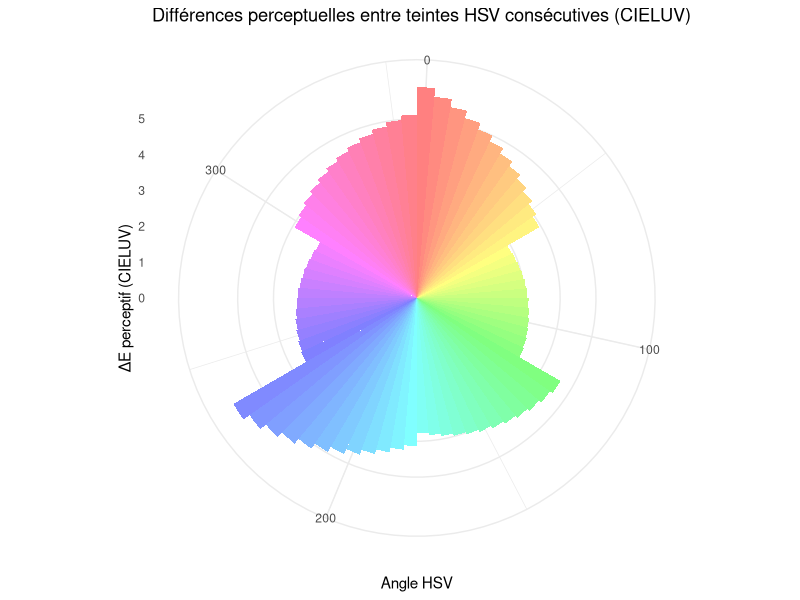

Source code (R):
library(dplyr)
library(colorspace)
library(ggplot2)
library(tidyr)

# Exemple : 36 couleurs autour du cercle (tous les 10°)
n_colors <- 72
angles <- seq(0, 355, length.out = n_colors)  # HSV Hues

# Générer les HSV → RGB → hex pour couleur
hsv_colors <- HSV(H = angles, S = 0.5, V = 1)
rgb_colors <- as(hsv_colors, "RGB")
hex_colors <- hex(rgb_colors)

# Mettre dans un data frame
df <- data.frame(
  color_angle = angles,
  H = angles,
  S = 0.5,
  V = 1
)
df <- df |>
  mutate(
    color = hsv(h = H/360, 0.5, 1))

# Fonction pour convertir HSV en CIELUV coords
hsv_to_luv_coords <- function(h, s, v) {
  hsv_col <- HSV(H = h, S = s, V = v)
  rgb_col <- as(hsv_col, "RGB")
  luv_col <- as(rgb_col, "LUV")
  return(luv_col@coords)
}

# Calcule la distance ΔE (LUV) entre chaque couleur et la suivante
df <- df %>%
  rowwise() %>%
  mutate(
    LUV_coords = list(hsv_to_luv_coords(H, S, V)),
    L = LUV_coords[1],
    u = LUV_coords[2],
    v = LUV_coords[3]
  ) %>%
  ungroup()


# Boucle pour refermer le cercle
df <- df %>%
  mutate(
    next_L = lead(L),
    next_u = lead(u),
    next_v = lead(v),
    err_luv = sqrt((L - next_L)^2 + (u - next_u)^2 + (v - next_v)^2)
  )

df[n_colors, c("next_L", "next_u", "next_v")] <- df[1, c("L", "u", "v")]
df[n_colors, "err_luv"] <- sqrt(
  (df[n_colors, "L"] - df[1, "L"])^2 +
    (df[n_colors, "u"] - df[1, "u"])^2 +
    (df[n_colors, "v"] - df[1, "v"])^2
)


ggplot(df, aes(x = color_angle, y = err_luv, fill = color)) +
  geom_bar(stat = "identity", width = 360/n_colors) +
  coord_polar(theta = "x", start = 0, direction = 1) +
  scale_fill_identity() +
  ylim(0, max(df$err_luv, na.rm = TRUE)) +
  theme_minimal() +
  labs(title = "Différences perceptuelles entre teintes HSV consécutives (CIELUV)",
       x = "Angle HSV", y = "ΔE perceptif (CIELUV)")

